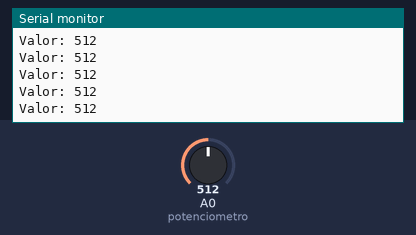
The sketch below on a simulated Arduino Uno, built with avr-gcc and run on an emulated ATmega328P. On the bench: the last lines printed to the serial monitor. Inputs (shaded band) come from the test bench; at power-on: A0 (potenciometro) = 512.

Above: at 1.2 s.
1.3 s: A0 (potenciometro) set to 716
At 1.68 s:
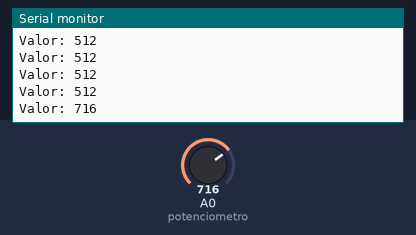
2.8 s: A0 (potenciometro) set to 900
At 2.93 s:
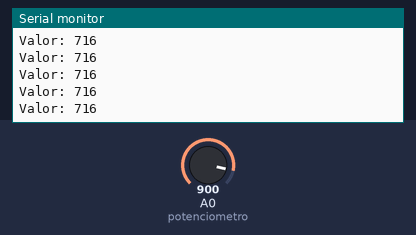
Timing chart, 0 to 5.8 s (numbered marks = the images above; inputs shaded):
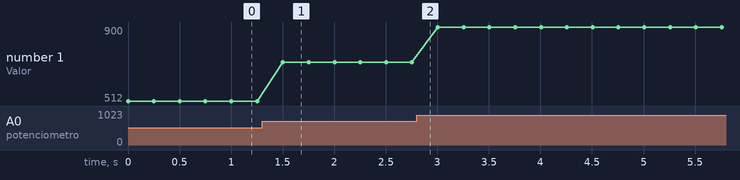

Measured:
- after the input at 1.3 s, the serial monitor: prints a new line after 0.20 s (image 1)
- plotted number 1: 512 → 716 after the input at 1.3 s, 716 → 900 after the input at 2.8 s

The sketch:

Prog_7_Potenciometro.ino
```cpp
int potenciometro = A0; //analogico ->A0 - A5
void setup() {
  // put your setup code here, to run once:

  //los pines analogicos, solo funcionan como entradas, por lo que no se requiere se defina el modo de trabajo

  //ADC = //5volts de voltaje de preferenca //10bits de resolucion --> 1024 valores = {0, 1023}
  //0 = 0volts
  //1023 = 5volts

  Serial.begin(9600);

}

int valor;
void loop() {
  // put your main code here, to run repeatedly:
  valor = analogRead(potenciometro);

  Serial.println("Valor: " + String(valor));
  delay(250);

}
```
